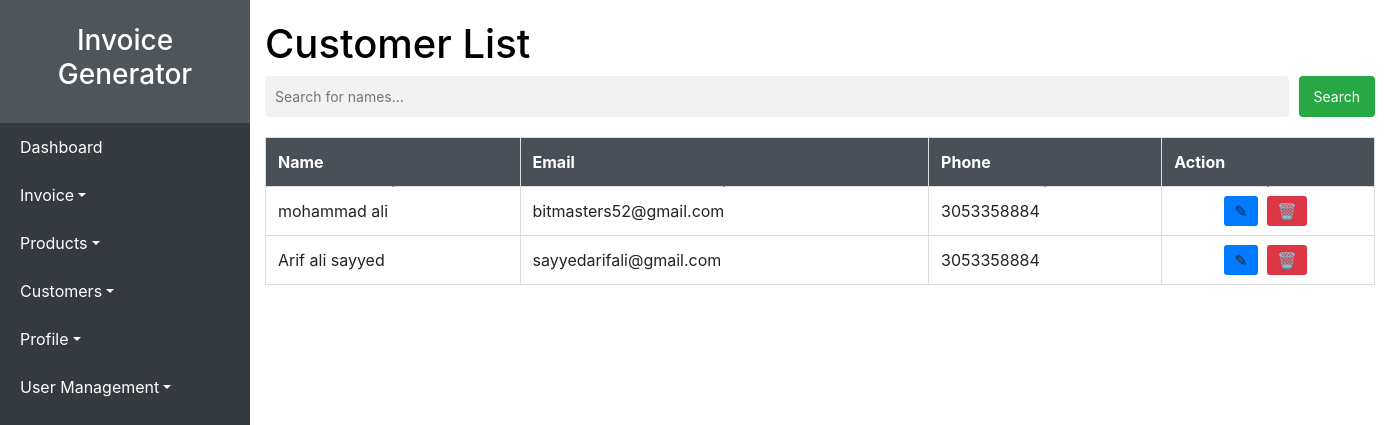
The app's page /templates/manage_customers.php (signed in) with its own data.
### tables this page shows
CREATE TABLE `customers` (
  `id` int(11) NOT NULL,
  `name` varchar(255) NOT NULL,
  `email` varchar(255) NOT NULL,
  `address` varchar(255) NOT NULL,
  `town` varchar(255) NOT NULL,
  `country` varchar(255) NOT NULL,
  `postcode` varchar(20) NOT NULL,
  `phone` varchar(20) NOT NULL
);

### templates/manage_customers.php (the view, shortened to what this page needs)
<?php
include('../includes/db.php');
$sql = "SELECT * FROM customers";
$result = $conn->query($sql);
$customers = [];
if ($result->num_rows > 0) {
    while ($row = $result->fetch_assoc()) {
        $customers[] = $row;
    }
}
?>
<!DOCTYPE html>
<html lang="en">
<head>
</head>
<body>
<?php
include('../includes/sidebar.php');
?>
    <div class="content">
        <div class="container">
            <h1>Customer List</h1>
            <div class="search-container">
                <input type="text" id="searchInput" placeholder="Search for names...">
                <button type="button" onclick="searchTable()">Search</button>
            </div>
            <table id="customerTable">
                <thead>
                    <tr>
                        <th>Name</th>
                        <th>Email</th>
                        <th>Phone</th>
                        <th>Action</th>
                    </tr>
                </thead>
                <tbody>
                    <?php foreach ($customers as $customer): ?>
                        <tr id="customer<?php echo $customer['id']; ?>">
                            <td><?php echo $customer['name']; ?></td>
                            <td><?php echo $customer['email']; ?></td>
                            <td><?php echo $customer['phone']; ?></td>
                            <td class="actions">
                                <a href="../func/edit_customer.php?id=<?php echo $customer['id']; ?>" class="edit">&#9998;</a>
                                <a href="javascript:void(0);" onclick="deleteCustomer(<?php echo $customer['id']; ?>)" class="delete">&#128465;</a>
                            </td>
                        </tr>
                    <?php endforeach; ?>
                </tbody>
            </table>
        </div>
    </div>
</body>
</html>

### templates/manage_customers.php (style rules this page uses)
body { font-family: Arial, sans-serif; margin: 0; padding: 0; }
.container { max-width: 1200px; margin: 0px auto; padding: 20px; }
h1 { text-align: left; color: black; margin-top: 0; }
table { width: 100%; border-collapse: collapse; margin-top: 20px; border: 1px solid #ddd; }
th, td { padding: 12px; text-align: left; border: 1px solid #ddd; position: relative; }
th { background-color: #495057; color: white; }
th::after { content: ''; position: absolute; bottom: -1px; left: 50%; transform: translateX(-50%); width: 0; height: 0; border-left: 6px solid transparent; border-right: 6px solid transparent; border-top: 6px solid #495057; }
.actions { text-align: center; }
.actions a { text-decoration: none; padding: 5px 10px; margin-right: 5px; color: inherit; }
.edit { background-color: #007bff; color: white; padding: 5px; border-radius: 3px; }
.delete { background-color: #dc3545; color: white; padding: 5px; border-radius: 3px; }
.search-container { margin-bottom: 20px; text-align: left; display: flex; }
.search-container input[type=text] { padding: 10px; margin-right: 10px; border: 0px solid #ccc; border-radius: 4px; font-size: 14px; width: 1050px; background-color: #f2f2f2; }
.search-container button { padding: 10px 15px; background-color: #28a745; color: white; border: none; border-radius: 4px; cursor: pointer; font-size: 14px; }

### records on screen
customers: name "mohammad ali", email "bitmasters52@gmail.com", phone "3053358884"
customers: name "Arif ali sayyed", email "sayyedarifali@gmail.com", phone "3053358884"

### other values on screen
$item['label'] "Dashboard"
$item['label'] "Invoice"
$item['label'] "Products"
$item['label'] "Customers"
$item['label'] "Profile"
$item['label'] "User Management"
